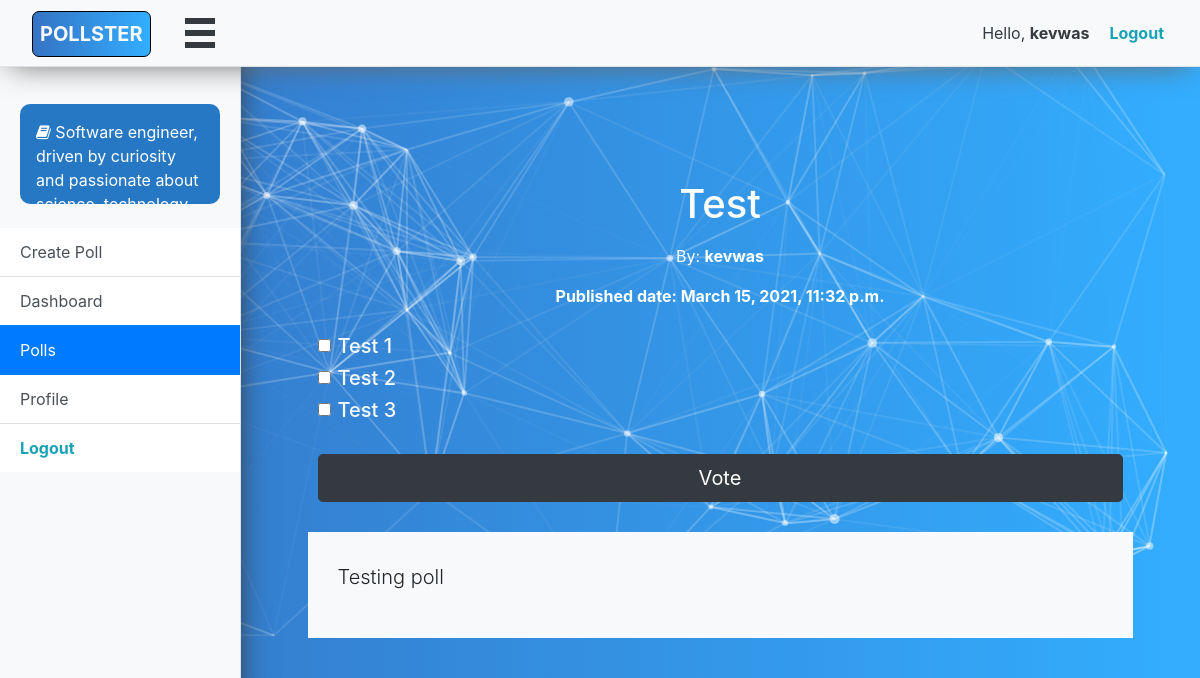
The app's page /polls/7/detail (signed in) with its own data.
### accounts/models.py (models this page shows, shortened)
class UserProfile(models.Model):
    user = models.OneToOneField(User, on_delete=models.CASCADE, null=True)
    polls_made = models.TextField(default='[]')
    polls_created = models.TextField(default='[]')
    identification = models.TextField(max_length=200, null=True, blank=True, unique=True)
    location = models.TextField(max_length=200, null=True, blank=True)
    phone = PhoneNumberField(null=True, blank=True, default='+12125552368')
    profile_pic = models.ImageField(null=True, blank=True)
    followers = models.IntegerField(default=0)
    following = models.IntegerField(default=0)
    stars = models.IntegerField(default=0)
    bio = models.TextField(max_length=500, null=True, blank=True, default='Bio')
    def get_polls_made(self):
        return json.loads(self.polls_made)
    get_polls_made.admin_order_field = 'polls_made'
    get_polls_made.short_description = 'Polls made.'
    def get_polls_created(self):
        return json.loads(self.polls_created)
    get_polls_created.admin_order_field = 'polls_created'
    get_polls_created.short_description = 'Polls created.'

### polls/models.py (models this page shows, shortened)
class Question(models.Model):
    creator = models.ForeignKey(User, on_delete=models.DO_NOTHING, null=True, blank=True)
    question_text = models.CharField(max_length=200, unique=True)
    pub_date = models.DateTimeField('date published')
    description_text = models.TextField('brief description')
    multiple_choice = models.BooleanField(default=0)
    def was_published_recently(self):
        now = timezone.now()
        return now - datetime.timedelta(days=1) <= self.pub_date <= now
    was_published_recently.admin_order_field = 'pub_date'
    was_published_recently.boolean = True
    was_published_recently.short_description = 'Published recently?'
    def multiple_choice_selection(self):
        return bool(self.multiple_choice)

class Choice(models.Model):
    question = models.ForeignKey(Question, on_delete=models.CASCADE)
    creator = models.ForeignKey(User, on_delete=models.DO_NOTHING, null=True, blank=True)
    choice_text = models.CharField(max_length=150)
    votes = models.IntegerField(default=0)

### polls/views.py (the view)
# urls.py: path('polls/<int:pk>/detail', views.DetailView.as_view(), name='detail'),
class DetailView(LoginRequiredMixin, generic.DetailView):
    login_url = 'accounts:login'
    redirect_field_name = 'redirect_to'
    model = Question
    template_name = 'polls/detail.html'
    def get_queryset(self):
        return Question.objects.exclude(
            choice__isnull=True).annotate(Count('choice')).exclude(
            choice__count__lte=1).filter(pub_date__lte=timezone.now())

### polls/templates/polls/detail.html (shortened to what this page needs)
{% extends 'base.html' %}
{% block content %}
  <div class="col-sm-9 col-md-9 col-lg-9 mx-auto pt-4" style="min-width: 350px;">
    <h1 class="text-center mb-3 mt-5" style="color: white">{{ question.question_text }}</h1>
    <p class="text-center mb-3" style="color: white">By:  <span class="creator"><strong>{{ question.creator }}</strong></span></p>
    <p class="text-center mb-3" style="color: white"><strong>Published date: {{ question.pub_date }}</strong></p>
    <form action="{% url 'polls:vote' question.id %}" style="padding: 10px" method="post">
      {% for choice in question.choice_set.all %}
        <div class="form-check">
          <input
            type= {% if question.multiple_choice_selection %} "checkbox" {% else %} "radio" {% endif %}
            name="choice"
            class="form-check-input"
            id="choice{{ forloop.counter }}"
            value="{{ choice.id }}"
          />
          <label class="h5 text-light" for="choice{{ forloop.counter }}">
            {{ choice.choice_text }}
          </label>
        </div>
      {% endfor %}
      <input type="submit" value="Vote" class="btn btn-dark btn-lg btn-block mt-4" />
    </form>
    {% if question.description_text %}
    <div class="jumbotron jumbotron-fluid bg-light" style="margin-top: 20px; padding: 30px">
      <p class="lead text-justify">{{ question.description_text }}</p>
    </div>
    {% endif %}
    <div style="height: 60px"></div>
  </div>
{% endblock %}

### templates/partials/_sidebar.html (shortened to what this page needs)
{% load static %}
<div class="bg-light border-right" id="sidebar-wrapper">
    <div id="sidebar-content" class="list-group list-group-flush">
        <div id="user-image" class="container pt-3 text-center" style="display: flex; justify-content: center; align-items: center; margin-top: 80px">
        </div>
        <div class="row my-2 ">
                <div id="bio-text" class="p-3" maxlength="10"><i class="fa fa-book"></i> {{ request.user.userprofile.bio }}</div>
        </div>
        <div class="mt-3">
            <a href="{% url 'polls:createPoll'%}" class="list-group-item {% if "create-poll" in request.path %} active disabled {% endif %} list-group-item-action">Create Poll</a>
            <a href="{% url 'polls:dashboard'%}" class="list-group-item {% if "dashboard" in request.path %} active disabled {% endif %} list-group-item-action">Dashboard</a>
            <a href="{% url 'polls:polls' %}" class="list-group-item {% if "polls" in request.path %} active disabled {% endif %} list-group-item-action">Polls</a>
            <a href="{% url 'accounts:profile' username=request.user.username %}" class="list-group-item {% if "profile" in request.path %} active disabled {% endif %} list-group-item-action">Profile</a>
            <button href="#" onclick="askLogout()" class="btn list-group-item list-group-item-action text-info" style="text-decoration: none"><strong>Logout</strong></button>
        </div>
    </div>
</div>

### templates/partials/_navbar.html (shortened to what this page needs)
<nav class="navbar navbar-expand-lg navbar-light bg-light border-bottom" style="background-color: #32adff">
	<a
		href="{% url 'polls:index' %}"
		class="
			navbar-brand
			text-light
			{% if request.user.is_authenticated %} ml-3 mr-4 {% else %} mr-auto {% endif %}
			list-group-item
		"
		style="
			background: #007bff;
			background: linear-gradient(to right, #3573c4, #33AEFF);
			border: 1px solid black;
			padding: 7px;
			border-radius: 7px;
		"
	>
		<strong>POLLSTER</strong>
	</a>
	{% if request.user.is_authenticated %}
		{% include 'partials/_burger_button.html' %}
	{% endif %}
	<div id="navbarContent" class="ml-auto">
		{% if not request.user.is_authenticated %}
			<ul class="navbar-nav d-flex flex-row">
				{% if not "/polls/" in request.path %}
					<li class="nav-item active p-2">
						<a class="nav-link" href="{% url 'polls:polls' %}"><strong>Polls</strong> <span class="sr-only">(current)</span></a>
					</li>
				{% endif %}
				{% if request.path == "/login/"%}
					<li class="nav-item p-2">
						<a class="nav-link" href="{% url 'accounts:register' %}"><strong>Register</strong></a>
					</li>
				{% elif request.path == "/register/"%}
					<li class="nav-item p-2">
						<a class="nav-link" href="{% url 'accounts:login' %}"><strong>Login</strong></a>
					</li>
				{% else %}
					<li class="nav-item p-2">
						<a class="nav-link" href="{% url 'accounts:login' %}"><strong>Login</strong></a>
					</li>
					<li class="nav-item p-2">
						<a class="nav-link" href="{% url 'accounts:register' %}"><strong>Register</strong></a>
					</li>
				{% endif %}
			</ul>
		{% else %}
			<div class="collapse navbar-collapse">
				<span class="navbar-text text-dark">
					Hello, <strong>{{ request.user }}</strong>
				</span>
				<span>
					<a href="#" onclick="askLogout()" class="navbar-text text-info" style="margin-left: 20px; margin-right: 20px; text-decoration: none;"><strong>Logout</strong></a>
				</span>
			</div>
		{% endif %}
	</div>
</nav>

### templates/base.html (style rules this page uses)
body { background: #007bff; background: linear-gradient(to right, #3573c4, #33AEFF); background-attachment: fixed; background-repeat: no-repeat; background-size: cover; background-position: center center; }
html,body { height: 100%; }
#sidebar-wrapper { min-height: 100vh; margin-left: -15rem; -webkit-transition: margin .25s ease-out; -moz-transition: margin .25s ease-out; -o-transition: margin .25s ease-out; transition: margin .25s ease-out; position: fixed; top: 0; z-index: 990; -webkit-box-shadow: 6px 8px 30px -10px #333; -moz-box-shadow: 6px 8px 30px -10px #333; box-shadow: 6px 8px 30px -10px #333; }
#sidebar-wrapper .list-group { width: 15rem; }
@media (min-width: 768px) { #sidebar-wrapper { margin-left: 0; } }

### templates/partials/_sidebar.html (style rules this page uses)
.container { transition: all 0.3s; }
#bio-text { background:#2778c4; height:100px; width:200px; overflow: auto; margin:0 auto; color:#ffffff; border-radius: 10px; }
#sidebar-content { position: sticky; bottom: 0; }

### records on screen
Question: question_text "Test", creator "kevwas", pub_date "March 15, 2021, 11:32 p.m.", description_text "Testing poll"
Choice: choice_text "Test 1"
Choice: choice_text "Test 2"
Choice: choice_text "Test 3"

### other values on screen
{{ request.user.userprofile.bio }} "Software engineer, driven by curiosity and passionate about…"
{{ request.user }} "kevwas"
